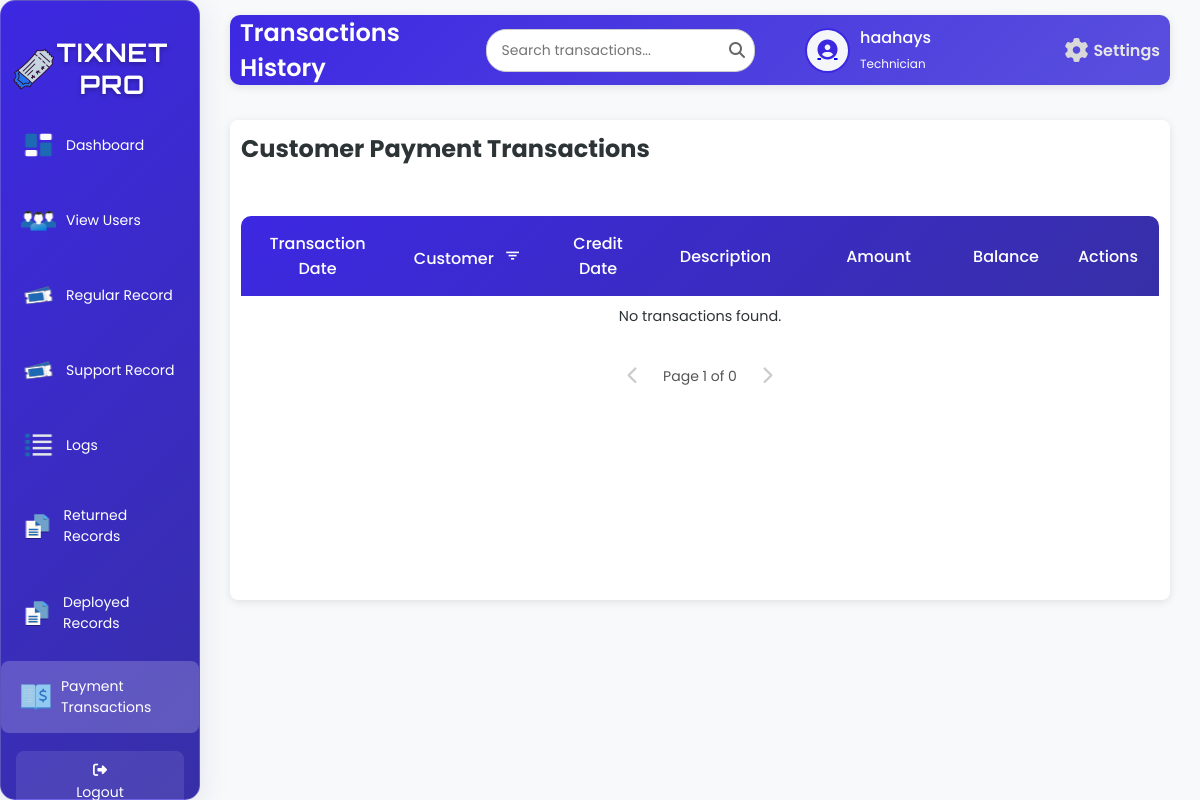
The app's page /AdminPayments.php (signed in), older data.
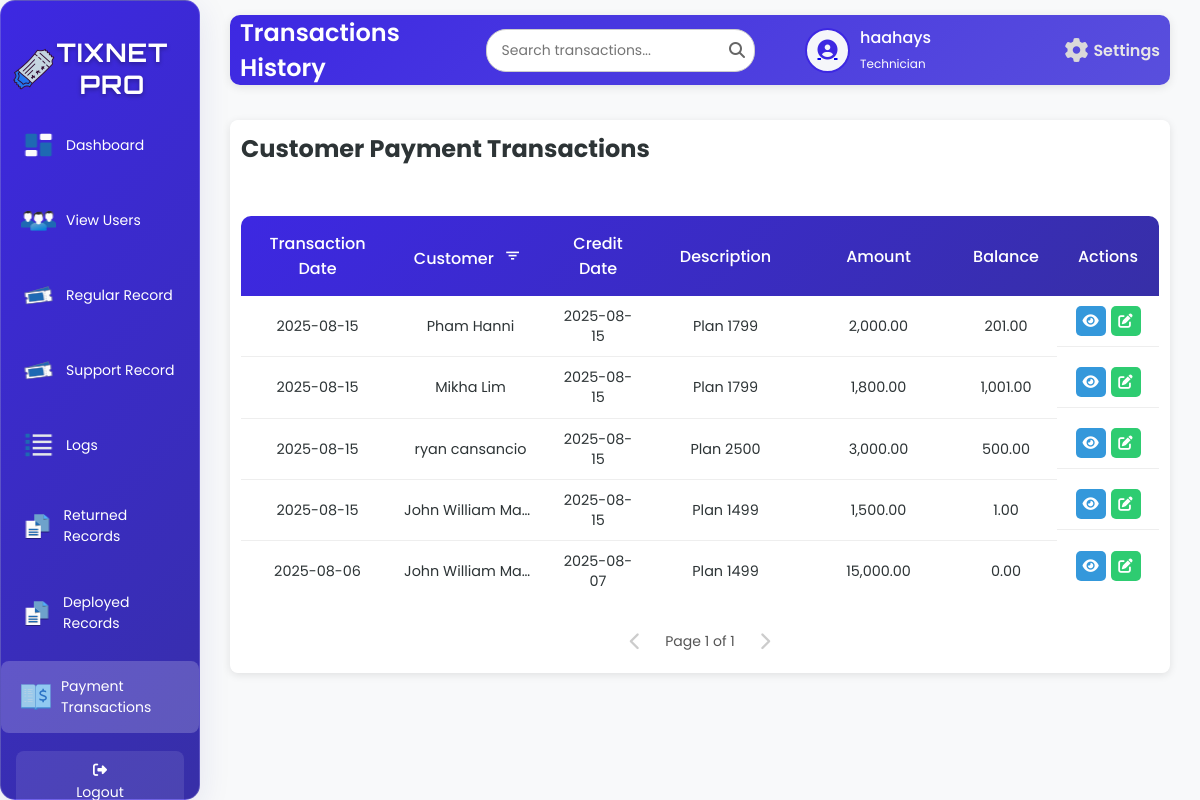
The same page, newer data.
### tables this page shows
CREATE TABLE `tbl_user` (
  `u_id` int(50) NOT NULL,
  `u_fname` varchar(200) NOT NULL,
  `u_lname` varchar(200) NOT NULL,
  `u_email` varchar(200) NOT NULL,
  `u_username` varchar(200) NOT NULL,
  `u_password` varchar(200) NOT NULL,
  `u_type` varchar(200) NOT NULL,
  `u_status` varchar(200) NOT NULL,
  `is_online` tinyint(1) DEFAULT 0
);

CREATE TABLE `tbl_transactions` (
  `t_id` int(50) NOT NULL,
  `t_date` varchar(200) NOT NULL,
  `t_balance` int(50) NOT NULL,
  `t_credit_date` varchar(200) NOT NULL,
  `t_description` varchar(200) NOT NULL,
  `t_amount` int(50) NOT NULL,
  `t_customer_name` varchar(200) NOT NULL
);

### AdminPayments.php (the view, shortened to what this page needs)
<?php
include 'db.php';
$firstName = '';
$userType = '';
$avatarPath = $_SESSION['avatarPath'];
$sqlUser = "SELECT u_fname, u_lname, u_type FROM tbl_user WHERE u_username = ?";
$stmt = $conn->prepare($sqlUser);
$stmt->bind_param("s", $_SESSION['username']);
$stmt->execute();
$resultUser = $stmt->get_result();
if ($resultUser->num_rows > 0) {
    $row = $resultUser->fetch_assoc();
    $firstName = $row['u_fname'] ?: 'Unknown';
    $userType = strtolower($row['u_type']) ?: 'staff';
} else {
    error_log("User not found for username: {$_SESSION['username']}");
    $_SESSION['error'] = "User not found.";
    header("Location: Payments.php?page_transaction=1");
    exit();
}
$limit = 10;
$pageTransaction = isset($_GET['page_transaction']) ? max(1, (int)$_GET['page_transaction']) : 1;
$offsetTransaction = ($pageTransaction - 1) * $limit;
$totalTransactionQuery = "SELECT COUNT(*) AS total FROM tbl_transactions";
$totalTransactionResult = $conn->query($totalTransactionQuery);
$totalTransactionRow = $totalTransactionResult->fetch_assoc();
$totalTransaction = $totalTransactionRow['total'];
$totalTransactionPages = ceil($totalTransaction / $limit);
$sqlTransaction = "SELECT t_id, t_date, t_customer_name, t_credit_date, t_description, t_amount, t_balance
                   FROM tbl_transactions
                   ORDER BY t_date DESC
                   LIMIT ?, ?";
$stmtTransaction = $conn->prepare($sqlTransaction);
$stmtTransaction->bind_param("ii", $offsetTransaction, $limit);
$stmtTransaction->execute();
$resultTransaction = $stmtTransaction->get_result();
?>
<!DOCTYPE html>
<html lang="en">
<head>
    <link rel="stylesheet" href="AdminPayments.css">
    <link rel="stylesheet" href="https://cdnjs.cloudflare.com/ajax/libs/font-awesome/6.6.0/css/all.min.css">
    <link rel="stylesheet" href="https://unpkg.com/boxicons@2.1.4/css/boxicons.min.css">
</head>
<body>
<div class="wrapper">
    <div class="sidebar glass-container">
        <h2><img src="image/logo.png" alt="TixNet Icon" class="sidebar-icon">TixNet Pro</h2>
        <ul>
           <li><a href="adminD.php"><img src="image/main.png" alt="Dashboard" class="icon" /> <span>Dashboard</span></a></li>
           <li><a href="viewU.php"><img src="image/users.png" alt="View Users" class="icon" /> <span>View Users</span></a></li>
           <li><a href="regular_close.php"><img src="image/ticket.png" alt="Regular Record" class="icon" /> <span>Regular Record</span></a></li>
           <li><a href="support_close.php"><img src="image/ticket.png" alt="Supports Record" class="icon" /> <span>Support Record</span></a></li>
           <li><a href="logs.php"><img src="image/log.png" alt="Logs" class="icon" /> <span>Logs</span></a></li>
           <li><a href="returnT.php"><img src="image/record.png" alt="Returned Records" class="icon" /> <span>Returned Records</span></a></li>
           <li><a href="deployedT.php"><img src="image/record.png" alt="Deployed Records" class="icon" /> <span>Deployed Records</span></a></li>
           <li><a href="AdminPayments.php" class="active"><img src="image/transactions.png" alt="Payment Transactions" class="icon" /> <span>Payment Transactions</span></a></li>
        </ul>
        <footer>
            <a href="index.php" class="back-home"><i class="fas fa-sign-out-alt"></i> Logout</a>
        </footer>
    </div>
    <div class="container">
        <div class="upper">
            <h1>Transactions History</h1>
            <div class="search-container">
                <input type="text" class="search-bar" id="searchInput" placeholder="Search transactions..." onkeyup="debouncedSearchTransactions()">
                <span class="search-icon"><i class="fas fa-search"></i></span>
            </div>
            <div class="user-profile">
                <div class="user-icon">
                    <a href="image.php">
                        <?php
                        $cleanAvatarPath = preg_replace('/\?\d+$/', '', $avatarPath);
                        if (!empty($avatarPath) && file_exists($cleanAvatarPath)) {
                            echo "<img src='" . htmlspecialchars($avatarPath, ENT_QUOTES, 'UTF-8') . "' alt='User Avatar'>";
                        } else {
                            echo "<i class='fas fa-user-circle'></i>";
                        }
                        ?>
                    </a>
                </div>
                <div class="user-details">
                    <span><?php echo htmlspecialchars($firstName, ENT_QUOTES, 'UTF-8'); ?></span>
                    <small><?php echo htmlspecialchars(ucfirst($userType), ENT_QUOTES, 'UTF-8'); ?></small>
                </div>
                <a href="settings.php" class="settings-link">
                    <i class="fas fa-cog"></i>
                    <span>Settings</span>
                </a>
            </div>
        </div>
        <div class="table-box glass-container">
            <h2>Customer Payment Transactions</h2>
            <div class="customer-transactions active">
                <table id="transactions-table">
                    <thead>
                        <tr>
                            <th>Transaction Date</th>
                            <th>Customer <button class="filter-btn" onclick="showAccountFilterModal('transaction')" title="Filter by Customer Name"><i class='bx bx-filter'></i></button></th>
                            <th>Credit Date</th>
                            <th>Description</th>
                            <th>Amount</th>
                            <th>Balance</th>
                            <th>Actions</th>
                        </tr>
                    </thead>
                    <tbody id="transactions-table-body">
                        <?php
                        if ($resultTransaction->num_rows > 0) {
                            while ($row = $resultTransaction->fetch_assoc()) {
                                echo "<tr>
                                        <td>" . htmlspecialchars($row['t_date'], ENT_QUOTES, 'UTF-8') . "</td>
                                        <td>" . htmlspecialchars($row['t_customer_name'], ENT_QUOTES, 'UTF-8') . "</td>
                                        <td>" . htmlspecialchars($row['t_credit_date'], ENT_QUOTES, 'UTF-8') . "</td>
                                        <td>" . htmlspecialchars($row['t_description'], ENT_QUOTES, 'UTF-8') . "</td>
                                        <td>" . number_format($row['t_amount'], 2) . "</td>
                                        <td>" . number_format($row['t_balance'], 2) . "</td>
                                        <td class='action-buttons'>
                                            <a class='view-btn' href='#' onclick=\"showTransactionViewModal('" . htmlspecialchars($row['t_id'], ENT_QUOTES, 'UTF-8') . "', '" . htmlspecialchars($row['t_date'], ENT_QUOTES, 'UTF-8') . "', '" . htmlspecialchars($row['t_customer_name'], ENT_QUOTES, 'UTF-8') . "', '" . htmlspecialchars($row['t_credit_date'], ENT_QUOTES, 'UTF-8') . "', '" . htmlspecialchars($row['t_description'], ENT_QUOTES, 'UTF-8') . "', '" . number_format($row['t_amount'], 2) . "', '" . number_format($row['t_balance'], 2) . "')\" title='View'><i class='fas fa-eye'></i></a>
                                            <a class='edit-btn' href='#' onclick=\"showEditTransactionModal('" . htmlspecialchars($row['t_id'], ENT_QUOTES, 'UTF-8') . "', '" . htmlspecialchars($row['t_date'], ENT_QUOTES, 'UTF-8') . "', '" . htmlspecialchars($row['t_customer_name'], ENT_QUOTES, 'UTF-8') . "', '" . htmlspecialchars($row['t_credit_date'], ENT_QUOTES, 'UTF-8') . "', '" . htmlspecialchars($row['t_description'], ENT_QUOTES, 'UTF-8') . "', '" . number_format($row['t_amount'], 2) . "')\" title='Edit'><i class='fas fa-edit'></i></a>
                                        </td>
                                      </tr>";
                            }
                        } else {
                            echo "<tr><td colspan='7' style='text-align: center;'>No transactions found.</td></tr>";
                        }
                        ?>
                    </tbody>
                </table>
                <div class="pagination" id="transaction-pagination">
                    <?php if ($pageTransaction > 1): ?>
                        <a href="?page_transaction=<?php echo $pageTransaction - 1; ?>" class="pagination-link"><i class="fas fa-chevron-left"></i></a>
                    <?php else: ?>
                        <span class="pagination-link disabled"><i class="fas fa-chevron-left"></i></span>
                    <?php endif; ?>
                    <span class="current-page">Page <?php echo $pageTransaction; ?> of <?php echo $totalTransactionPages; ?></span>
                    <?php if ($pageTransaction < $totalTransactionPages): ?>
                        <a href="?page_transaction=<?php echo $pageTransaction + 1; ?>" class="pagination-link"><i class="fas fa-chevron-right"></i></a>
                    <?php else: ?>
                        <span class="pagination-link disabled"><i class="fas fa-chevron-right"></i></span>
                    <?php endif; ?>
                </div>
            </div>
        </div>
    </div>
</div>
</body>
</html>

Row changes from the older to the newer data that the page shows:
added tbl_transactions: t_date "2025-08-15", t_customer_name "Pham Hanni", t_credit_date "2025-08-15", t_description "Plan 1799", t_amount "2,000.00", t_balance "201.00"
added tbl_transactions: t_date "2025-08-15", t_customer_name "Mikha Lim", t_credit_date "2025-08-15", t_description "Plan 1799", t_amount "1,800.00", t_balance "1,001.00"
added tbl_transactions: t_date "2025-08-15", t_customer_name "ryan cansancio", t_credit_date "2025-08-15", t_description "Plan 2500", t_amount "3,000.00", t_balance "500.00"
added tbl_transactions: t_date "2025-08-15", t_customer_name "John William Ma…", t_credit_date "2025-08-15", t_description "Plan 1499", t_amount "1,500.00", t_balance "1.00"
added tbl_transactions: t_date "2025-08-06", t_customer_name "John William Ma…", t_credit_date "2025-08-07", t_description "Plan 1499", t_amount "15,000.00", t_balance "0.00"
Text that changed along with them:
$totalTransactionPages: "0" → "1"
text no longer shown: "No transactions found."
